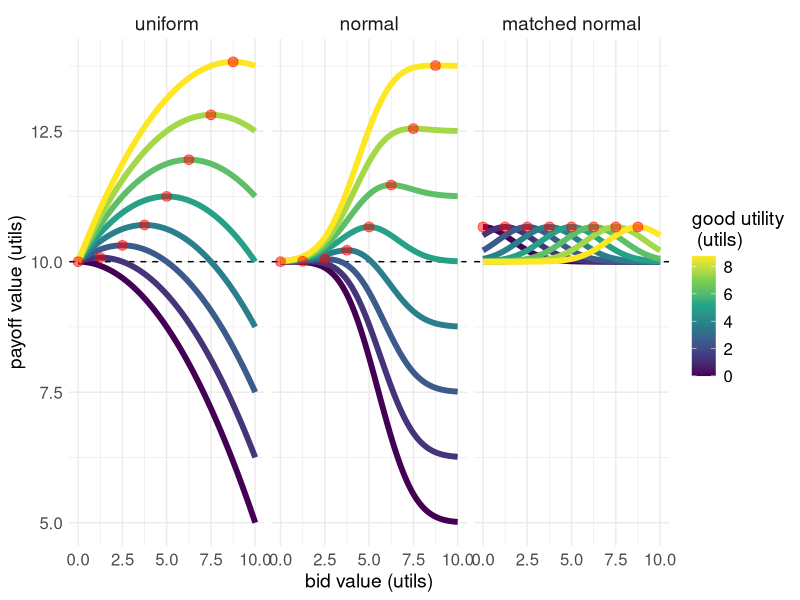
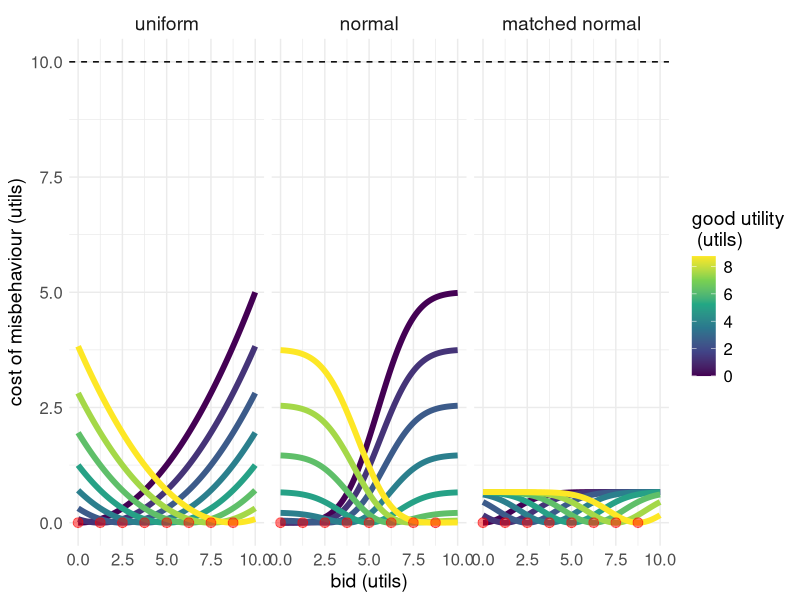
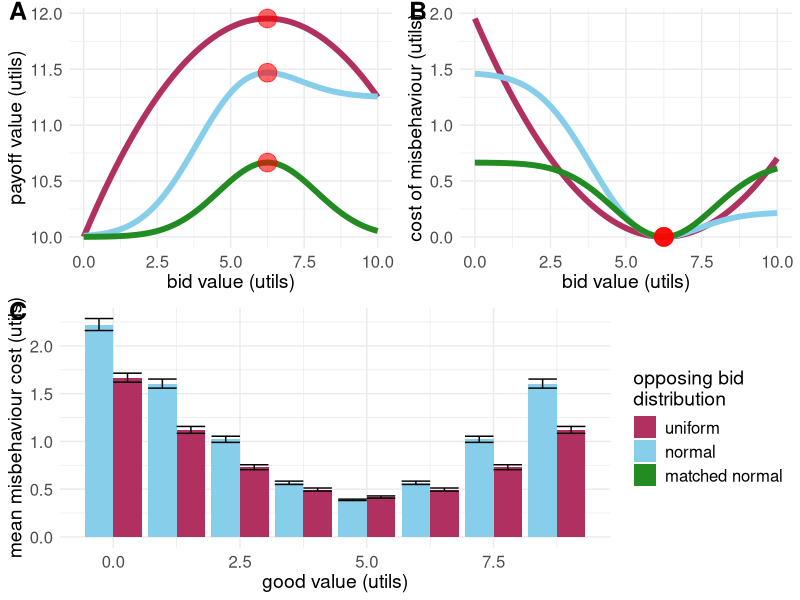
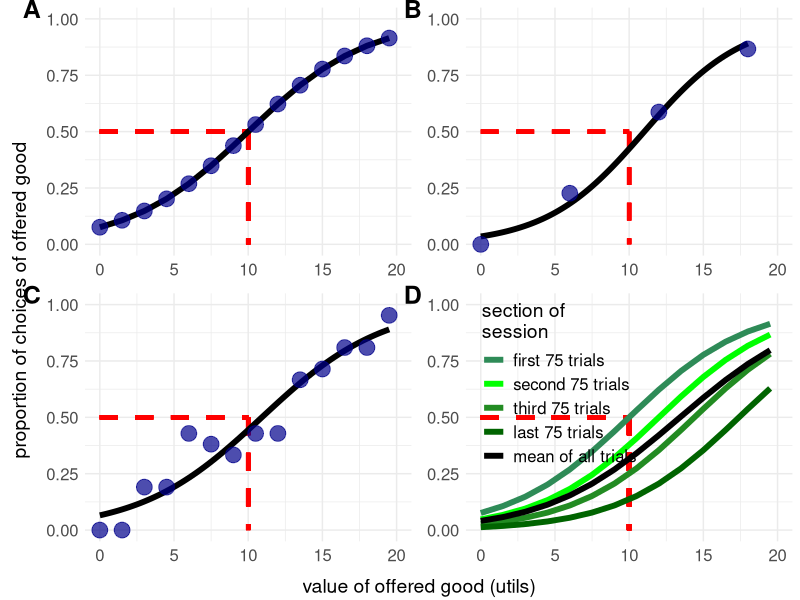

Write the R code that produced these figures, in order.
## ---- chunk 1
library(ggplot2)
library(tidyverse)

budget_range <- c(0,10)
seq_budget <- seq(from = budget_range[1], to = budget_range[2], length.out = 1000)

auctioned_good_value <- c(0, 1.25, 2.5, 3.75, 5.0, 6.25, 7.5, 8.75)


sim_value <- function(bid, value, type = "uniform", budget = budget_range, n_sims) {
  if(type == "uniform") {
    computer_bids = runif(n_sims, min = budget[1], max = budget[2])
  } else if(type == "normal") {
    computer_bids = rnorm(n_sims, mean = mean(budget), sd = mean(budget) / 3)
    
  } else if(type == "matched normal") {
    computer_bids = rnorm(n_sims, mean = value, sd = mean(budget) / 3)
  } else {
    errorCondition("invalid type of sim")
  }
  
  computer_bids[computer_bids < 0] <- 0.0001
  computer_bids[computer_bids > max(budget)] <- max(budget) - 0.0001
  
  wins <- which(bid > computer_bids)
  
  win_payoff <- (max(budget) - computer_bids) + (value)
  
  average_payoff <- mean(c(win_payoff[wins], rep(max(budget), n_sims - length(wins))))
  return(average_payoff)
}

get_expected_payment <- function(bid, min = 0, mean, sd) {
  erf1 <- pracma::erf((bid-mean)/(sd * sqrt(2)))
  erf2 <- pracma::erf((min-mean)/(sd * sqrt(2)))
  denom <- sqrt(pi/2) * (erf1  - erf2)
 
  e1 <- exp(-((min-mean)^2/(2*sd^2)))
  e2 <- exp(-((bid-mean)^2/(2*sd^2)))
  num <- e1 - e2
 
  expected_payment = mean + sd * (num/denom)
  return(expected_payment)
}


calc_value <- function(bid, value, type = "uniform", budget = budget_value) {
 if(type == "uniform") {
   p <- bid / max(budget)
   e_c <- bid / 2
 } else if(type == "normal") {
   z <- (bid - mean(budget)) / (mean(budget) / 3)
   p <- pnorm(z)
   e_c <- mean(budget) - (mean(budget) / 3) * dnorm(z) / pnorm(z)
 } else if(type == "matched normal") {
   z <- (bid - value) / (mean(budget) / 3)
   p <- pnorm(z)
   e_c <- value - (mean(budget) / 3) * dnorm(z) / pnorm(z)
 } else {
   errorCondition("invalid type of sim")
 }

 win_payoff <- p * (value + (max(budget) - e_c))
 lose_payoff <- (1-p) * max(budget)
 expected_payoff <- win_payoff + lose_payoff
 return(expected_payoff)
}


text_theme <- theme(
  axis.text = element_text(size = 12), 
  axis.title = element_text(size = 14), 
  strip.text = element_text(size = 14),
  legend.text = element_text(size = 12),
  legend.title = element_text(size = 14)
)

## ---- chunk 2
combs_df <- expand.grid(seq_budget, auctioned_good_value, c("uniform", "normal", "matched normal"))
names(combs_df) <- c("bid", "value", "type")

combs_df$payoffs <- purrr::pmap_dbl(combs_df, calc_value, budget = budget_range)
# combs_df$payoffs <- purrr::pmap_dbl(combs_df, sim_value, budget = budget_range, n_sims = 100000)

## ---- chunk 3
max_ep <- combs_df %>%
  group_by(type, value) %>%
  slice_max(payoffs) %>%
  ungroup() %>%
  filter(!duplicated(paste(type, value))) %>%
  mutate(bid = rep(auctioned_good_value, 3))
## ---- chunk 4
p1 <- ggplot(combs_df, aes(x = bid, y = payoffs, colour = value, group = value)) +
  geom_hline(yintercept = 10, colour = "black", linetype = "dashed") +
  #geom_smooth(se = FALSE) +
  #geom_point() +
  geom_line(size = 2) +
  geom_point(data = max_ep, aes(x = bid, y = payoffs), colour = "red", alpha = 0.5, size = 3) +
  scale_colour_viridis_c(name = "good value\n (utils)") +
  labs(
    title = "expected payoff for BDM bids against distributions of opponent bids",
    subtitle = "maximum expected payoff per value level highlighted in red",
    x = "bid value (utils)",
    y = "payoff value (utils)"
  ) +
  theme_minimal() +
  facet_wrap(~type)

f1 <- ggplot(combs_df, aes(x = bid, y = payoffs, colour = value, group = value)) +
  geom_hline(yintercept = 10, colour = "black", linetype = "dashed") +
  #geom_smooth(se = FALSE) +
  #geom_point() +
  geom_line(size = 2) +
  geom_point(data = max_ep, aes(x = bid, y = payoffs), colour = "red", alpha = 0.5, size = 3) +
  scale_colour_viridis_c(name = "good utility\n (utils)") +
  labs(
    x = "bid value (utils)",
    y = "payoff value (utils)"
  ) +
  theme_minimal() +
  facet_wrap(~type) +
  text_theme

ggsave('/Users/roberthickman/Desktop/utility_plot2.svg', f1, 
       width = 10, height = 7, units = "in", device = 'svg')

## ---- chunk 5
ecm <- combs_df %>%
  group_by(value, type) %>%
  mutate(optimal_payoff_dist = max(payoffs, na.rm = TRUE) - payoffs)

min_ecm <- ecm %>%
  group_by(type, value) %>%
  slice_min(optimal_payoff_dist) %>%
  ungroup() %>%
  filter(!duplicated(paste(type, value))) %>%
  mutate(bid = rep(auctioned_good_value, 3))
  

p2 <- ggplot(ecm, aes(x = bid, y = optimal_payoff_dist, colour = value, group = value)) +
  geom_line(size = 2) +
  geom_point(data = min_ecm, aes(x = bid, y = optimal_payoff_dist), size = 3, colour = "red", alpha = 0.5) +
  scale_colour_viridis_c() +
  labs(
    title = "ecm",
    subtitle = "ecm lol",
    x = "bid (utils)",
    y = "cost of misbehaviour (utils)"
  ) +
  geom_hline(yintercept = 10, colour = "black", linetype = "dashed") +
  scale_y_continuous(limits = c(0, 10)) +
  theme_minimal() +
  facet_wrap(~type)
  #facet_grid(value ~ type)

f2 <- ggplot(ecm, aes(x = bid, y = optimal_payoff_dist, colour = value, group = value)) +
  geom_line(size = 2) +
  geom_point(data = min_ecm, aes(x = bid, y = optimal_payoff_dist), size = 3, colour = "red", alpha = 0.5) +
  scale_colour_viridis_c(name = "good utility\n (utils)") +
  labs(
    x = "bid (utils)",
    y = "cost of misbehaviour (utils)"
  ) +
  geom_hline(yintercept = 10, colour = "black", linetype = "dashed") +
  scale_y_continuous(limits = c(0, 10)) +
  theme_minimal() +
  facet_wrap(~type) +
  text_theme

ggsave('/Users/roberthickman/Desktop/misbehaviour_plot2.svg', f2, 
       width = 10, height = 7, units = "in", device = 'svg')
## ---- chunk 6
exp_p5 <- combs_df %>% filter(value == 6.25)
max_exp_p5 <- max_ep %>% filter(value == 6.25)
ecm_p5 <- ecm %>% filter(value == 6.25)
min_ecm_p5 <- min_ecm %>% filter(value == 6.25)

p3 <- ggplot(exp_p5, aes(x = bid, y = payoffs, colour = type, group = type)) +
  geom_line(size = 2) +
  geom_point(data = max_exp_p5, aes(x = bid, y = payoffs), size = 6, colour = "red", alpha = 0.6) +
  scale_colour_manual(values = c("maroon", "skyblue", "forestgreen"), name = "opposing bid\ndistribution", guide = FALSE) +
  labs(
    x = "bid value (utils)",
    y = "payoff value (utils)"
  ) +
  theme_minimal()

p4 <-  ggplot(ecm_p5, aes(x = bid, y = optimal_payoff_dist, colour = type, group = type)) +
  geom_line(size = 2) +
  geom_point(data = min_ecm_p5, aes(x = bid, y = optimal_payoff_dist), size = 6, colour = "red", alpha = 0.6) +
  scale_colour_manual(values = c("maroon", "skyblue", "forestgreen"), name = "opposing bid\ndistribution", guide = FALSE) +
  labs(
    x = "bid value (utils)",
    y = "cost of misbehaviour (utils)"
  ) +
  theme_minimal()
## ---- chunk 7
library(patchwork)
library(ggpubr)


## ---- chunk 8
random_monkey <- ecm %>%
  dplyr::filter(!is.na(optimal_payoff_dist)) %>%
  group_by(value, type) %>%
  summarise(mean_payoff_dist = mean(optimal_payoff_dist),
            sem_payoff_dist = sd(optimal_payoff_dist) / sqrt(n())) 

# Create a dummy row for the missing category
dummy_data <- data.frame(
  value = NA,
  mean_payoff_dist = NA,
  sem_payoff_dist = NA,
  type = "matched normal"
)

p5 <- random_monkey %>%
  dplyr::mutate(type = factor(type, levels = c("uniform", "normal", "matched normal"))) %>%
  dplyr::filter(type != "matched normal") %>%
  # Add the dummy data
  dplyr::bind_rows(dummy_data) %>%
  ggplot(aes(x = value, y = mean_payoff_dist, fill = type)) +
  geom_bar(stat = "identity", position = "dodge", na.rm = TRUE) +
  geom_errorbar(aes(x = value, ymin = mean_payoff_dist - sem_payoff_dist, ymax = mean_payoff_dist + sem_payoff_dist, group = type), position = "dodge", na.rm = TRUE) +
  scale_fill_manual(values = c("uniform" = "maroon", "normal" = "skyblue", "matched normal" = "forestgreen"), 
                    name = "opposing bid\ndistribution", 
                    breaks = c("uniform", "normal", "matched normal"),
                    drop = FALSE) +
  labs(
    x = "good value (utils)",
    y = "mean misbehaviour cost (utils)"
  ) +
  theme_minimal()

## ---- chunk 9
library(cowplot)
top_row <- plot_grid(p3 + text_theme, p4 + text_theme, 
                     labels = c('A', 'B'), label_size = 18, vjust = 1.1)
f5 <- plot_grid(top_row, p5 + text_theme, 
                labels = c('', 'C'), label_size = 18, ncol = 1, vjust = 1.1)
ggsave('/Users/roberthickman/Desktop/misbehaviour_payoff2.svg', f5, 
       width = 10, height = 7, units = "in", device = 'svg')

## ---- chunk 10
choice_data <- seq(0, 1, 0.03) %>%
  #generate distributions
  data.frame(x = . * 20,
             y = plogis(., 0.5, 0.2))


p1.1 <- ggplot(choice_data, aes(x = x, y = y)) +
  geom_segment(aes(x = 0, xend = 10, y = 0.5, yend = 0.5), linetype = "dashed", colour = "red", size = 2) +
  geom_segment(aes(x = 10, xend = 10, y = 0.5, yend = 0), linetype = "dashed", colour = "red", size = 2) +
  geom_line(size = 2) +
  geom_point(size = 5, alpha = 0.7, colour = "darkblue") +
  labs(
    x = "value of offered good (utils)",
    y = "proportion choose offered good"
  ) +
  theme_minimal()
## ---- chunk 11
choice_data <- seq(0, 1, 0.075) %>%
  #generate distributions
  data.frame(x = . * 20,
             y = plogis(., 0.5, 0.2))


p1.1 <- ggplot(choice_data, aes(x = x, y = y)) +
  geom_segment(aes(x = 0, xend = 10, y = 0.5, yend = 0.5), linetype = "dashed", colour = "red", size = 1.5) +
  geom_segment(aes(x = 10, xend = 10, y = 0.5, yend = 0), linetype = "dashed", colour = "red", size = 1.5) +
  geom_line(size = 2) +
  geom_point(size = 5, alpha = 0.7, colour = "darkblue") +
  labs(
    x = "value of offered good (utils)",
    y = "proportion of choices of offered good"
  ) +
  theme_minimal()

## ---- chunk 12
set.seed(111)

choice_data_cutdown <- seq(0, 1, 0.075 * 4) %>%
  #generate distributions
  data.frame(x = . * 20,
             y = plogis(., 0.5, 0.2))

n_trials <- 300
choices_per_offer <- round(n_trials / nrow(choice_data_cutdown))

choice_data2 <- purrr::map_df(choice_data_cutdown$x, function(x) {
  choices <- runif(choices_per_offer)
  prop_choices <- length(which(choices < x/20)) / length(choices)
  df <- data.frame(x, prop_choices)
})

binomial_smooth <- function(...) {
  geom_smooth(method = "glm", method.args = list(family = "binomial"), ...)
}

p1.2 <- ggplot(choice_data2, aes(x = x, y = prop_choices)) +
  geom_segment(aes(x = 0, xend = 10, y = 0.5, yend = 0.5), linetype = "dashed", colour = "red", size = 1.5) +
  geom_segment(aes(x = 10, xend = 10, y = 0.5, yend = 0), linetype = "dashed", colour = "red", size = 1.5) +
  binomial_smooth(colour = "black", size = 2, se = FALSE) +
  #geom_line(data = choice_data, aes(x = x, y = y), size = 2) +
  geom_point(size = 5, alpha = 0.7, colour = "darkblue") +
  labs(
    x = "value of offered good (utils)",
    y = "proportion of choices of offered good"
  ) +
  theme_minimal()

## ---- chunk 13
choice_data_cutdown <- seq(0, 1, 0.075) %>%
  #generate distributions
  data.frame(x = . * 20,
             y = plogis(., 0.5, 0.2))

n_trials <- 300
choices_per_offer <- round(n_trials / nrow(choice_data_cutdown))

choice_data3 <- purrr::map_df(choice_data_cutdown$x, function(x) {
  choices <- runif(choices_per_offer)
  prop_choices <- length(which(choices < x/20)) / length(choices)
  df <- data.frame(x, prop_choices)
})

p1.3 <- ggplot(choice_data3, aes(x = x, y = prop_choices)) +
  geom_segment(aes(x = 0, xend = 10, y = 0.5, yend = 0.5), linetype = "dashed", colour = "red", size = 1.5) +
  geom_segment(aes(x = 10, xend = 10, y = 0.5, yend = 0), linetype = "dashed", colour = "red", size = 1.5) +
  binomial_smooth(colour = "black", size = 2, se = FALSE) +
  #geom_line(data = choice_data, aes(x = x, y = y), size = 2) +
  geom_point(size = 5, alpha = 0.7, colour = "darkblue") +
  labs(
    x = "value of offered good (utils)",
    y = "proportion of choices of offered good"
  ) +
  theme_minimal()

## ---- chunk 14
choice_data4 <- seq(0, 1, 0.075) %>%
  #generate distributions
  data.frame(x = . * 20,
             early = plogis(., 0.5, 0.2),
             late = plogis(., 0.6, 0.2),
             later = plogis(., 0.72, 0.2),
             latest = plogis(., 0.87, 0.2)) %>%
  pivot_longer(cols = c(early, late, later, latest)) %>%
  mutate(name2 = case_when(
    name == "early" ~ "first 75 trials",
    name == "late" ~ "second 75 trials",
    name == "later" ~ "third 75 trials",
    name == "latest" ~ "last 75 trials"
  ))

mean_choices <- choice_data4 %>%
  group_by(x) %>%
  summarise(value = mean(value)) %>%
  mutate(name2 = "mean of all trials")

choice_data4 <- choice_data4 %>%
  select(-., -name) %>%
  bind_rows(mean_choices) %>%
  mutate(name2 = factor(name2, levels = c("first 75 trials", "second 75 trials", "third 75 trials", "last 75 trials", "mean of all trials")))


p1.4 <- ggplot(choice_data4, aes(x = x, y = value, colour = name2)) +
  geom_segment(aes(x = 0, xend = 10, y = 0.5, yend = 0.5), linetype = "dashed", colour = "red", size = 1.5) +
  geom_segment(aes(x = 10, xend = 10, y = 0.5, yend = 0), linetype = "dashed", colour = "red", size = 1.5) +
  geom_line(size = 2) +
  scale_colour_manual(values = c("seagreen", "green", "forestgreen", "darkgreen", "black"), name = "section of\nsession") +
  labs(
    x = "value of offered good (utils)",
    y = "proportion of choices of offered good"
  ) +
  theme_minimal() +
  theme(
    legend.position = c(.025, 1),
    legend.justification = c("left", "top"),
    )

## ---- chunk 15
plots_no_titles <- list(
  p1.1 + text_theme + theme(axis.title = element_blank()) + 
    scale_x_continuous(limits = c(0, 20)) + 
    scale_y_continuous(limits = c(0, 1)),
  p1.2 + text_theme + theme(axis.title = element_blank()) + 
    scale_x_continuous(limits = c(0, 20)) + 
    scale_y_continuous(limits = c(0, 1)),
  p1.3 + text_theme + theme(axis.title = element_blank()) + 
    scale_x_continuous(limits = c(0, 20)) + 
    scale_y_continuous(limits = c(0, 1)),
  p1.4 + text_theme + theme(axis.title = element_blank()) + 
    scale_x_continuous(limits = c(0, 20)) + 
    scale_y_continuous(limits = c(0, 1))
)

px <- plot_grid(plotlist = plots_no_titles, 
               labels = c('A', 'B', 'C', 'D'), 
               label_size = 18,
               hjust = 0.85,       
               vjust = 1,       
               align = "hv", axis = "tblr")

y_title <- ggdraw() + draw_label("proportion of choices of offered good", 
                                angle = 90, size = 14)
x_title <- ggdraw() + draw_label("value of offered good (utils)", size = 14)
final_plot <- plot_grid(
  y_title,
  plot_grid(px, x_title, ncol = 1, rel_heights = c(1, 0.05)),
  ncol = 2, rel_widths = c(0.05, 1)
)

ggsave('/Users/roberthickman/Desktop/bcb_plot2.svg', final_plot, 
       width = 10, height = 7, units = "in", device = 'svg')

## ---- chunk 16
s <- seq(0, 10, by = 0.01)
fake_data <- data.frame(
  bid = s
)

fake_data$bdm_realistic <- dnorm(s, mean = 8, sd = 2) * 1.5

fake_data1 <- dnorm(s, mean = 3, sd = 1) * 1.5
fake_data2 <- dnorm(s, mean = 7, sd = 2) * 2

fake_data$double_dip <- fake_data1 + fake_data2

fake_data <- fake_data %>%
  pivot_longer(cols = c(double_dip, bdm_realistic))

segments <- data.frame(
  x = c(1.7, 5.5, 6.75, 2.75),
  xend = c(3.5, 8.5, 9.15, 5.15),
  y = c(0.515, 0.4025, 0.3, 0),
  yend = c(0.715, 0.4025, 0.3, 0.07),
  name = c("double_dip", "double_dip", "bdm_realistic", "bdm_realistic")
)

p6a <- fake_data %>%
  filter(name == "bdm_realistic") %>%
  ggplot(aes(x = bid, y = value)) +
  geom_line(colour = "red", size = 2) +
  scale_colour_viridis_c() +
  geom_segment(data= filter(segments, name == "bdm_realistic"), aes(x = x, xend = xend, y = y, yend = yend), size = 1.5) +
  labs(
    title = "hypothetical realistic expected payoff for BDM bids on an offered good",
    subtitle = "differentiation of payoff wrt bid at two points shown in black",
    x = "bid value (utils)",
    y = "payoff value (utils)"
  ) +
  theme_minimal() +
  theme(axis.text = element_blank())

p6b <- fake_data %>%
  filter(name == "double_dip") %>%
  ggplot(aes(x = bid, y = value)) +
  geom_line(colour = "red", size = 2) +
  scale_colour_viridis_c() +
  geom_segment(data= filter(segments, name == "double_dip"), aes(x = x, xend = xend, y = y, yend = yend), size = 1.5) +
  labs(
    title = "unrealistic expected payoff for BDM bids on an offered good",
    subtitle = "differentiation of payoff wrt bid at two points shown in black",
    x = "bid value (utils)",
    y = "payoff value (utils)"
  ) +
  theme_minimal() +
  theme(axis.text = element_blank())

f6 <- plot_grid(p6a, p6b, labels = c('A', 'B'), label_size = 12, nrow = 2)
